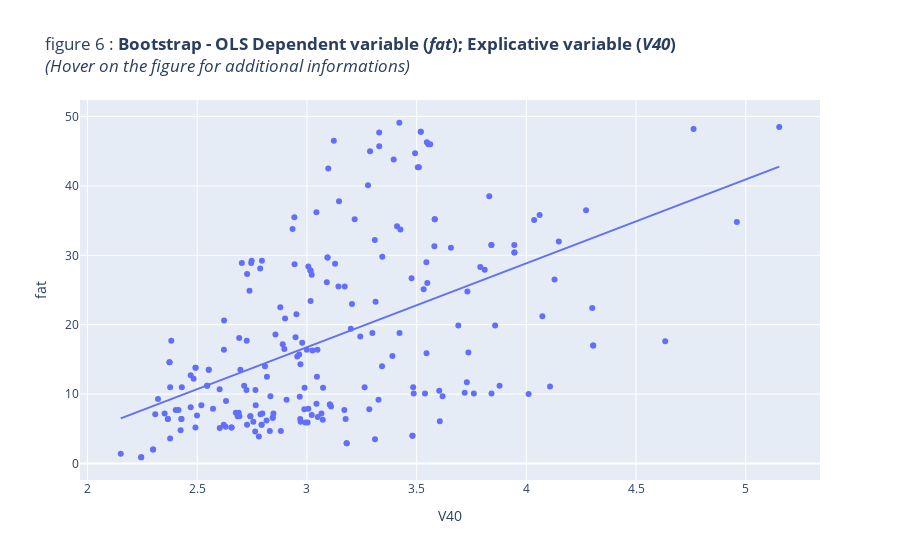

Notebook cell for this chart:
### Markdown cell above
We first plot the dataset and the regression line fitted with the whole sample.

### Code cell
# DataFrame of interest
df_bootstrap = df[['V40', 'fat']]

# Displaying figure
fig_6 = px.scatter(
    df_bootstrap,
    x="V40",
    y="fat",
    trendline="ols",
    title="figure 6 : <b>Bootstrap - OLS Dependent variable (<i>fat</i>); Explicative variable (<i>V40</i>)</b><br><i>(Hover on the figure for additional informations)</i>",
)
fig_6.show()

### Figure 1 — Plotly figure (JSON) as saved in the notebook; plotly's stock layout.template omitted (floating-point values rounded to 4 significant figures; data arrays with more than 128 entries replaced by an {"elided": "..."} marker saying what was removed)
{"data": [{"hovertemplate": "V40=%{x}<br>fat=%{y}<extra></extra>", "legendgroup": "", "marker": {"color": "#636efa", "symbol": "circle"}, "mode": "markers", "name": "", "orientation": "v", "showlegend": false, "type": "scatter", "x": {"elided": "215 float values"}, "xaxis": "x", "y": {"elided": "215 float values"}, "yaxis": "y"}, {"hovertemplate": "<b>OLS trendline</b><br>fat = 12.0839 * V40 + -19.4855<br>R<sup>2</sup>=0.267162<br><br>V40=%{x}<br>fat=%{y} <b>(trend)</b><extra></extra>", "legendgroup": "", "marker": {"color": "#636efa", "symbol": "circle"}, "mode": "lines", "name": "", "showlegend": false, "type": "scatter", "x": {"elided": "215 float values"}, "xaxis": "x", "y": {"elided": "215 float values"}, "yaxis": "y"}], "layout": {"legend": {"tracegroupgap": 0}, "title": {"text": "figure 6 : <b>Bootstrap - OLS Dependent variable (<i>fat</i>); Explicative variable (<i>V40</i>)</b><br><i>(Hover on the figure for additional informations)</i>"}, "xaxis": {"anchor": "y", "domain": [0, 1], "title": {"text": "V40"}}, "yaxis": {"anchor": "x", "domain": [0, 1], "title": {"text": "fat"}}}}
